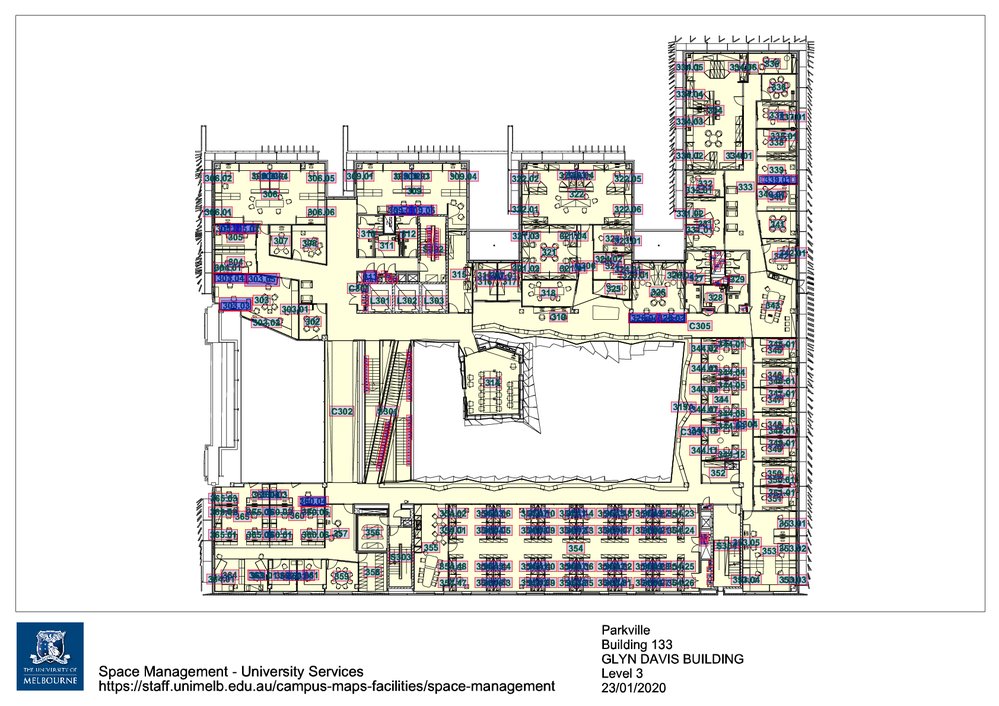
#> input picture assetFinder/RoomCodes.png, 999 x 706 px, shrunk from 1684 x 1190 before the run
$ python -i Preprocessing.py   (imports and definitions only)   (older library calls are emulated)
#> lines starting #> are read from the running program, lines starting #| are printed output that depends on the picture; after the words box and inside, x2 and y2 are one past the last pixel; in counts of white or black regions, pixels touching at a corner belong together
#Authored By: Udit Goel

import numpy as np
import cv2
from PIL import Image
from pytesseract import Output
import pytesseract
import matplotlib.pyplot as plt
import matplotlib.image as mpimg
class Preprocessing:
    def __init__(self, image_path):
#> called with image_path = '../assetFinder/RoomCodes.png'
        self.image = cv2.imread(image_path, cv2.IMREAD_GRAYSCALE)
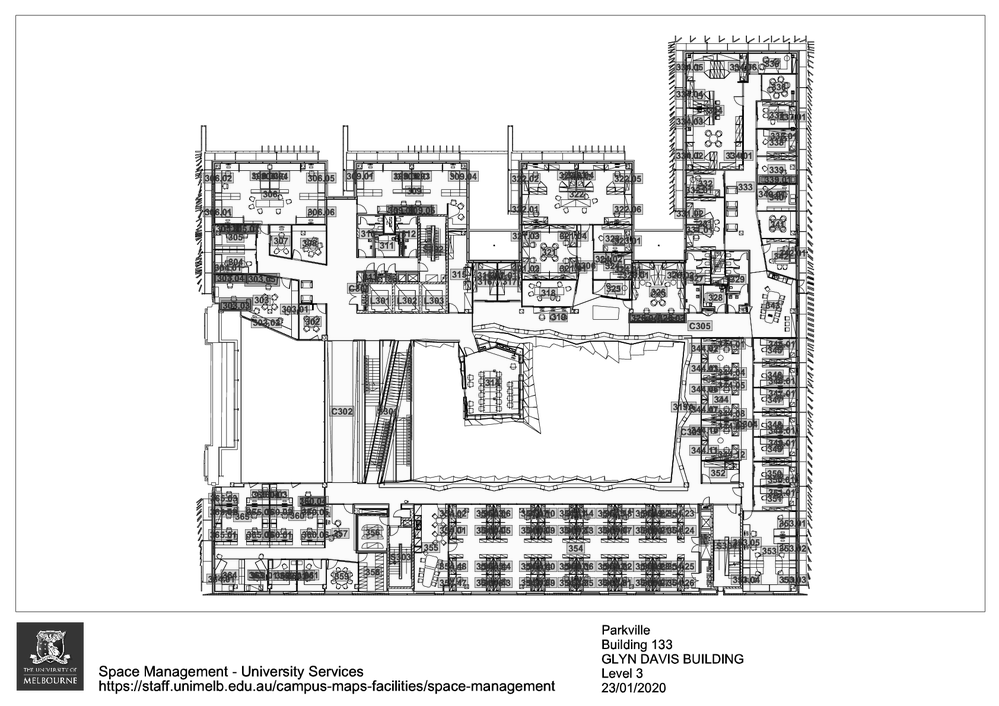
#> self.image: shape (706, 999); min 0, max 255, mean 226.3
        self.slice_matrix = None

    def get_array(self):
        return np.array(self.image)


    def convert_to_binary(self,change=False):
#> called with change = False
        img_array = self.get_array()
        rest, thresh2 = cv2.threshold(img_array,10,230,cv2.THRESH_BINARY)
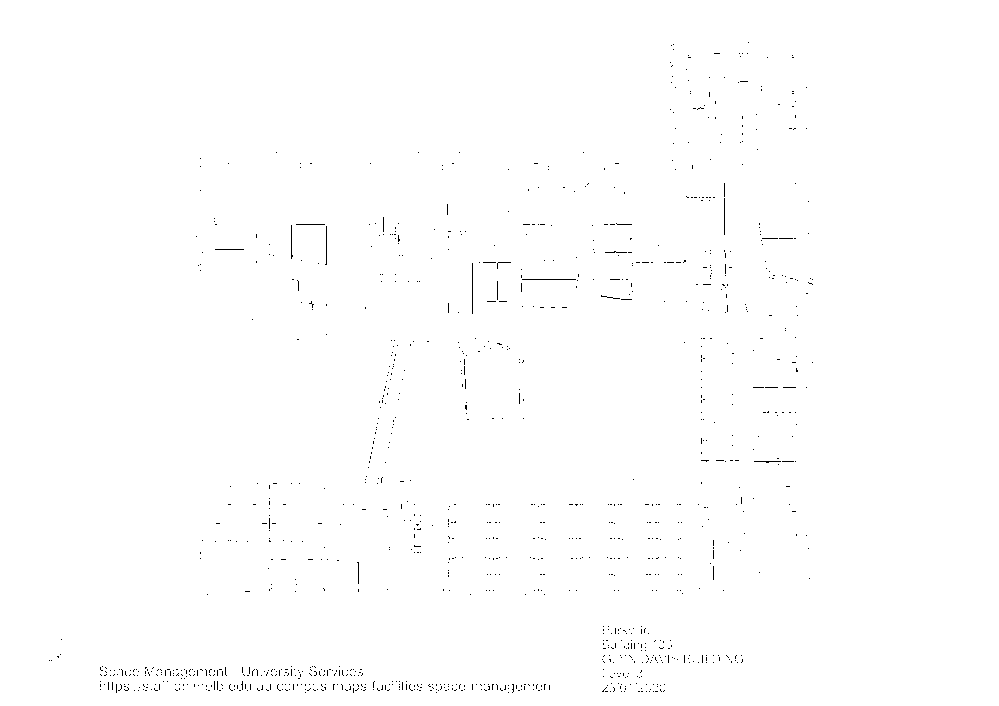
#> thresh2: shape (706, 999); values 0 (black) and 230 (white), 99.6% white; black in thin lines or dots, all inside (x1, y1, x2, y2) = (49, 42, 813, 693)
        if not change:
            return thresh2
        else:
            self.image = thresh2

    # [104 lines left out: functions horizontal_slice_matrix, vertical_slice_matrix, get_thickness_matrix, get_slice_matrix, not called in this run]

    def binary_erosion(self, nerosions=4, ndilations=3, kernel_size=2): #This step helps in extracting all the thick wall components.
        image = self.convert_to_binary()
        kernel = np.ones((kernel_size,kernel_size),np.uint8)
        erosion = cv2.erode(image,kernel, iterations = nerosions)
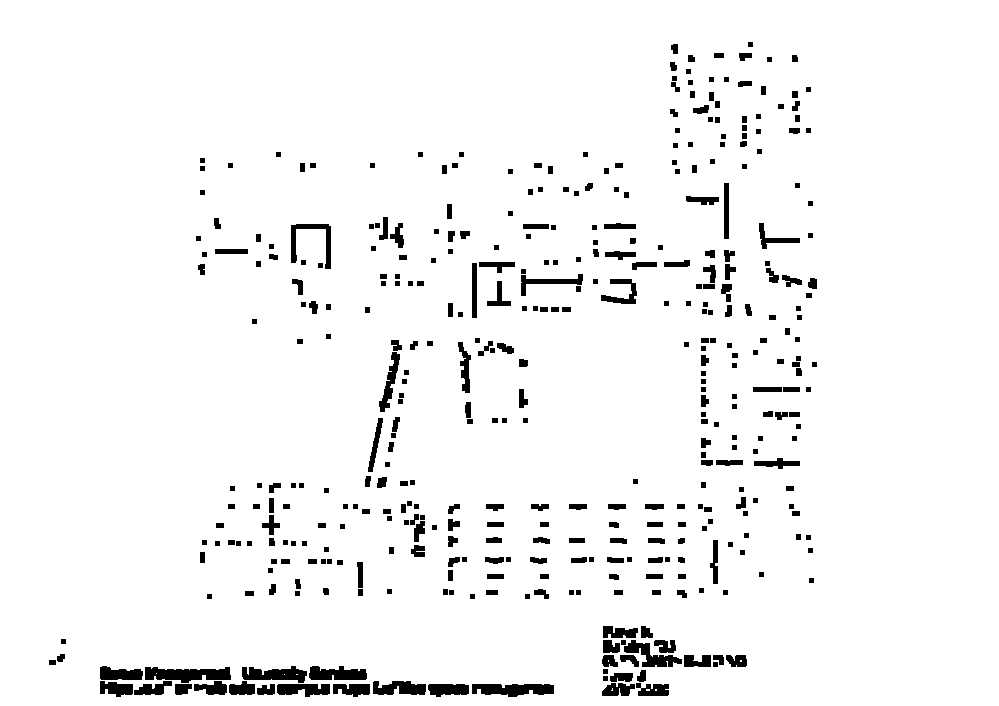
#> erosion: shape (706, 999); values 0 (black) and 230 (white), 95.6% white; 407 black regions, largest, box (x1, y1, x2, y2) and area: (145, 667, 231, 683) 953, (472, 684, 554, 697) 805, (242, 666, 307, 683) 703
        dilation = cv2.dilate(erosion, kernel, iterations = ndilations )
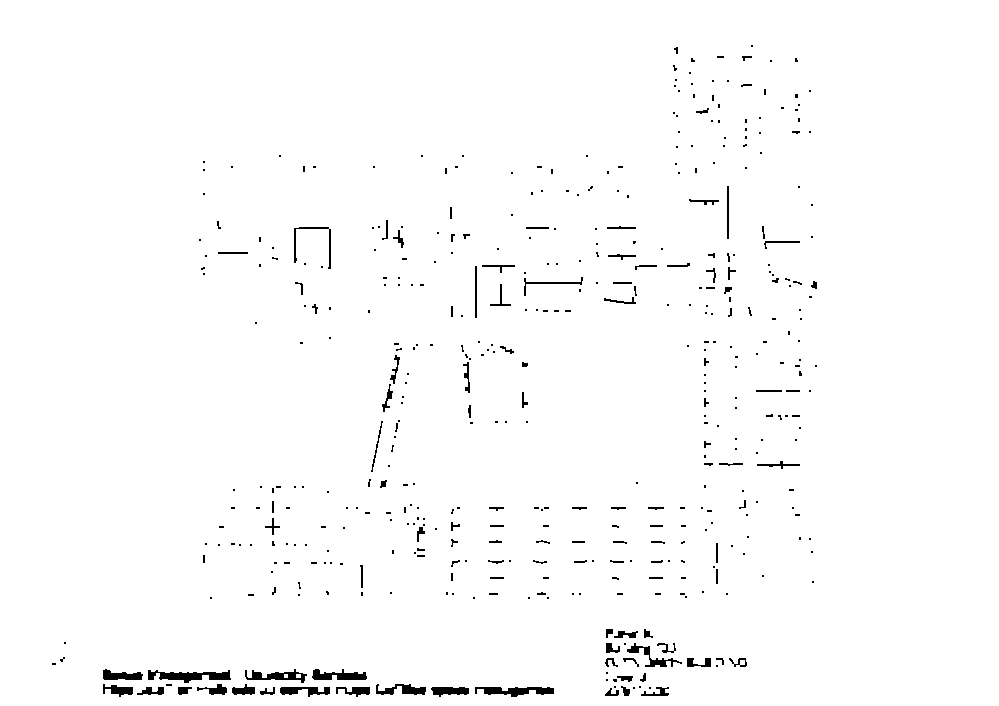
#> dilation: shape (706, 999); values 0 (black) and 230 (white), 98.4% white; 451 black regions (339 under 20 px), largest, box (x1, y1, x2, y2) and area: (148, 670, 231, 683) 584, (475, 687, 554, 697) 475, (312, 669, 367, 680) 386

        return dilation
    # [10 lines left out: function get_contours, not called in this run]


class TextReading(Preprocessing):
    # [33 lines left out: functions detect_text_boxes, remove_text_boxes, not called in this run]


>>> result = Preprocessing('../assetFinder/RoomCodes.png').binary_erosion()
